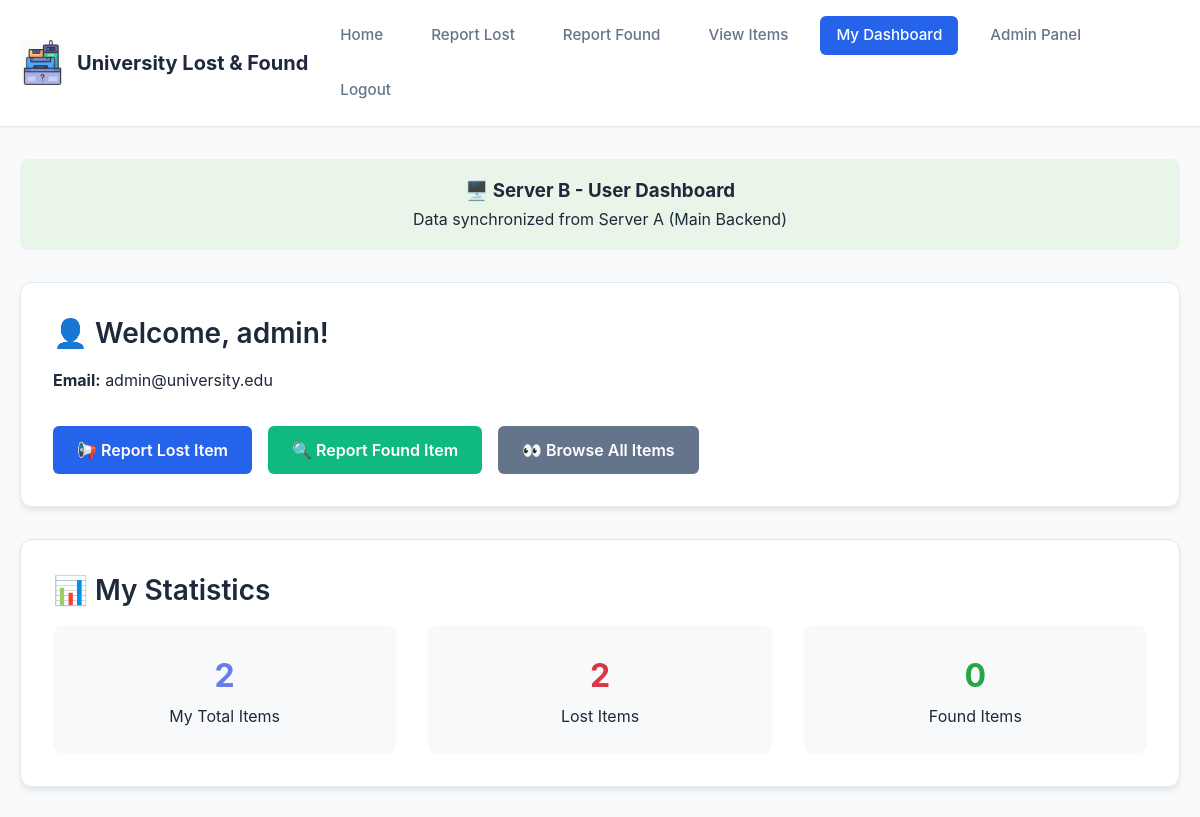
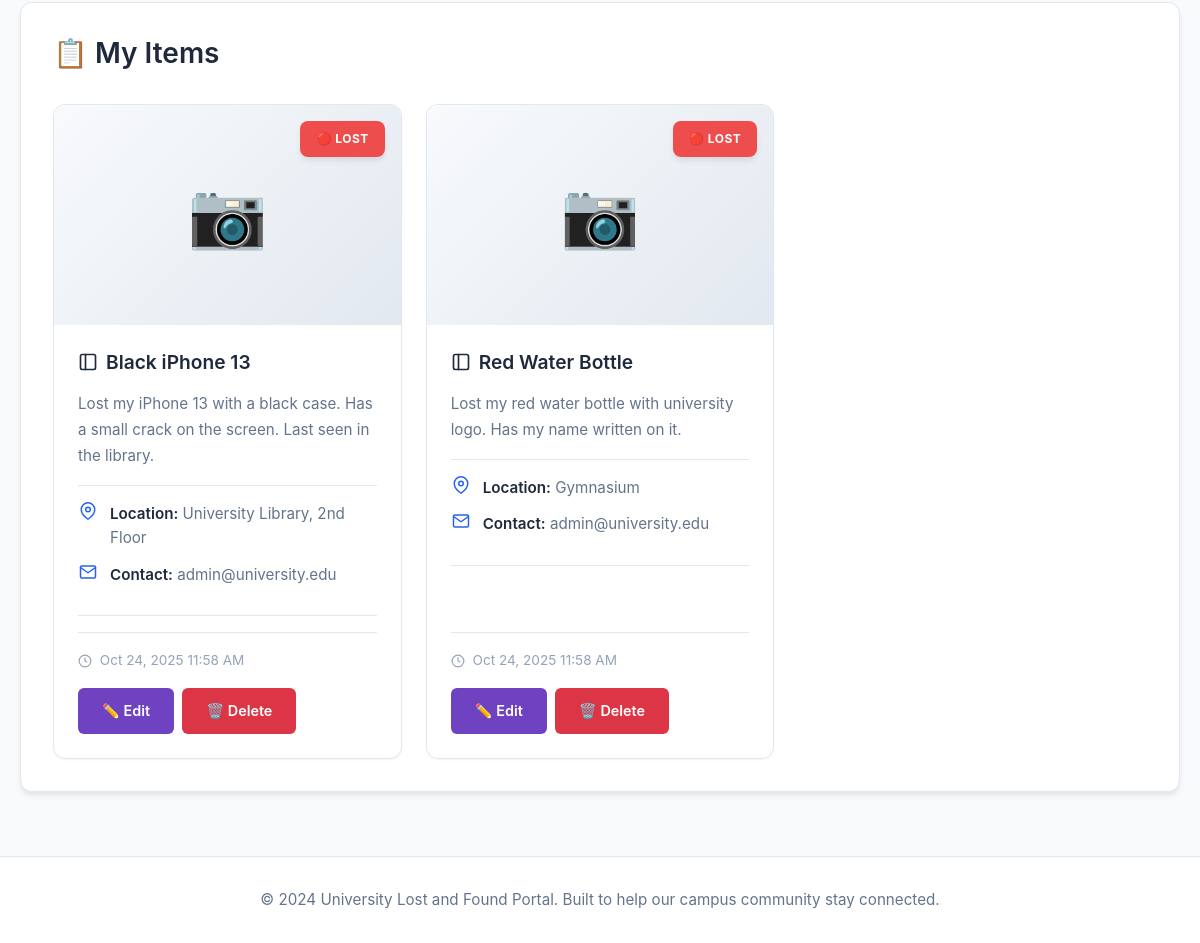
Screenshot of /ServerB/user_dashboard.php (signed in) with the database file from the repository (2 pictures, top to bottom).
### tables this page shows
CREATE TABLE IF NOT EXISTS items (
    id INT AUTO_INCREMENT PRIMARY KEY,
    user_id INT DEFAULT NULL,
    title VARCHAR(100) NOT NULL,
    description TEXT NOT NULL,
    type ENUM('lost', 'found') NOT NULL,
    location VARCHAR(100) NOT NULL,
    contact VARCHAR(100) NOT NULL,
    image VARCHAR(255) NOT NULL,
    created_at TIMESTAMP DEFAULT CURRENT_TIMESTAMP,
    FOREIGN KEY (user_id) REFERENCES users(id) ON DELETE CASCADE
);

### ServerB/config.php (called while the page is built, shortened)
<?php
function isUserLoggedIn() {
    return isset($_SESSION['user_id']) && $_SESSION['user_id'] > 0;
}
function getCurrentUserId() {
    if (isUserLoggedIn()) {
        return $_SESSION['user_id'];
    }
    return null;
}
function getCurrentUsername() {
    if (isset($_SESSION['username'])) {
        return $_SESSION['username'];
    }
    return null;
}
function getCurrentUserEmail() {
    if (isset($_SESSION['user_email'])) {
        return $_SESSION['user_email'];
    }
    return null;
}
function isCurrentUserAdmin() {
    return isUserLoggedIn() && isset($_SESSION['is_admin']) && $_SESSION['is_admin'] == 1;
}
?>

### ServerB/user_dashboard.php (the view, shortened to what this page needs)
<?php
require_once 'config.php';
$userId = getCurrentUserId();
$username = getCurrentUsername();
$userEmail = getCurrentUserEmail();
$userItemsData = makeAPICall('get_user_items', [], 'GET');
$userItems = [];
$stats = ['total' => 0, 'lost_count' => 0, 'found_count' => 0];
if (isset($userItemsData['success']) && $userItemsData['success']) {
    $userItems = $userItemsData['items'];
    $stats = $userItemsData['stats'];
} else {
    $conn = getDBConnection();
    if ($conn) {
        $sql = "SELECT * FROM items WHERE user_id = '$userId' ORDER BY created_at DESC";
        $result = $conn->query($sql);
        if ($result) {
            $userItems = $result->fetch_all(MYSQLI_ASSOC);
        }
        $sql = "SELECT
            COUNT(*) as total,
            SUM(CASE WHEN type = 'lost' THEN 1 ELSE 0 END) as lost_count,
            SUM(CASE WHEN type = 'found' THEN 1 ELSE 0 END) as found_count
            FROM items WHERE user_id = '$userId'";
        $result = $conn->query($sql);
        if ($result) {
            $stats = $result->fetch_assoc();
        }
    }
}
?>
<!DOCTYPE html>
<html lang="en">
<head>
    <link rel="stylesheet" href="style.css">
</head>
<body>
    <header>
        <div class="header-content">
            <div class="logo">
                <img src="./assets/logo.webp" alt="Lost & Found Logo">
                <h1>University Lost & Found</h1>
            </div>
            <nav>
                <ul>
                    <li><a href="index.php">Home</a></li>
                    <li><a href="report_lost.php">Report Lost</a></li>
                    <li><a href="report_found.php">Report Found</a></li>
                    <li><a href="items.php">View Items</a></li>
                    <li><a href="user_dashboard.php" class="active">My Dashboard</a></li>
                    <?php if (isCurrentUserAdmin()): ?>
                        <li><a href="../ServerA/admin_dashboard.php">Admin Panel</a></li>
                    <?php endif; ?>
                    <li><a href="user_dashboard.php?logout=1">Logout</a></li>
                </ul>
            </nav>
        </div>
    </header>
    <main>
        <div class="server-info">
            <h3>🖥️ Server B - User Dashboard</h3>
            <p>Data synchronized from Server A (Main Backend)</p>
        </div>
        <section class="form-container">
            <h2>👤 Welcome, <?php echo htmlspecialchars($username); ?>!</h2>
            <p><strong>Email:</strong> <?php echo htmlspecialchars($userEmail); ?></p>
            <div style="margin-top: 2rem; display: flex; gap: 1rem; flex-wrap: wrap;">
                <a href="report_lost.php" class="btn">📢 Report Lost Item</a>
                <a href="report_found.php" class="btn btn-success">🔍 Report Found Item</a>
                <a href="items.php" class="btn btn-secondary">👀 Browse All Items</a>
            </div>
        </section>
        <section class="form-container">
            <h2>📊 My Statistics</h2>
            <div style="display: grid; grid-template-columns: repeat(auto-fit, minmax(200px, 1fr)); gap: 2rem; text-align: center;">
                <div style="padding: 1.5rem; background: #f8f9fa; border-radius: 10px;">
                    <h3 style="font-size: 2rem; color: #667eea;"><?php echo $stats['total']; ?></h3>
                    <p>My Total Items</p>
                </div>
                <div style="padding: 1.5rem; background: #f8f9fa; border-radius: 10px;">
                    <h3 style="font-size: 2rem; color: #dc3545;"><?php echo $stats['lost_count']; ?></h3>
                    <p>Lost Items</p>
                </div>
                <div style="padding: 1.5rem; background: #f8f9fa; border-radius: 10px;">
                    <h3 style="font-size: 2rem; color: #28a745;"><?php echo $stats['found_count']; ?></h3>
                    <p>Found Items</p>
                </div>
            </div>
        </section>
        <section class="items-container">
            <div class="items-header">
                <h2>📋 My Items</h2>
            </div>
            <?php if (count($userItems) > 0): ?>
                <div class="items-grid">
                    <?php foreach ($userItems as $item): ?>
                        <div class="item-card">
                            <div class="item-card-header">
                                <span class="item-type <?php echo $item['type']; ?>">
                                    <?php echo $item['type'] === 'lost' ? '🔴 Lost' : '🟢 Found'; ?>
                                </span>
                                <?php if ($item['image'] && file_exists('../ServerA/uploads/' . $item['image'])): ?>
                                    <img src="../ServerA/uploads/<?php echo htmlspecialchars($item['image']); ?>"
                                         alt="<?php echo htmlspecialchars($item['title']); ?>"
                                         class="item-image">
                                <?php else: ?>
                                    <div class="no-image-placeholder">
                                        <span>📷</span>
                                    </div>
                                <?php endif; ?>
                            </div>
                            <div class="item-card-body">
                                <h3>
                                    <svg width="20" height="20" viewBox="0 0 24 24" fill="none" stroke="currentColor" stroke-width="2" stroke-linecap="round" stroke-linejoin="round">
                                        <rect x="3" y="3" width="18" height="18" rx="2" ry="2"></rect>
                                        <line x1="9" y1="3" x2="9" y2="21"></line>
                                    </svg>
                                    <?php echo htmlspecialchars($item['title']); ?>
                                </h3>
                                <div class="item-card-section">
                                    <div class="item-description"><?php echo htmlspecialchars($item['description']); ?></div>
                                </div>
                                <div class="item-card-section">
                                    <div class="item-detail">
                                        <svg class="item-detail-icon" width="18" height="18" viewBox="0 0 24 24" fill="none" stroke="currentColor" stroke-width="2" stroke-linecap="round" stroke-linejoin="round">
                                            <path d="M21 10c0 7-9 13-9 13s-9-6-9-13a9 9 0 0 1 18 0z"></path>
                                            <circle cx="12" cy="10" r="3"></circle>
                                        </svg>
                                        <div class="item-detail-content">
                                            <strong>Location:</strong> <?php echo htmlspecialchars($item['location']); ?>
                                        </div>
                                    </div>
                                    <div class="item-detail">
                                        <svg class="item-detail-icon" width="18" height="18" viewBox="0 0 24 24" fill="none" stroke="currentColor" stroke-width="2" stroke-linecap="round" stroke-linejoin="round">
                                            <path d="M4 4h16c1.1 0 2 .9 2 2v12c0 1.1-.9 2-2 2H4c-1.1 0-2-.9-2-2V6c0-1.1.9-2 2-2z"></path>
                                            <polyline points="22,6 12,13 2,6"></polyline>
                                        </svg>
                                        <div class="item-detail-content">
                                            <strong>Contact:</strong> <?php echo htmlspecialchars($item['contact']); ?>
                                        </div>
                                    </div>
                                </div>
                                <div class="item-meta">
                                    <p>
                                        <svg width="14" height="14" viewBox="0 0 24 24" fill="none" stroke="currentColor" stroke-width="2" style="vertical-align: middle; margin-right: 4px;">
                                            <circle cx="12" cy="12" r="10"></circle>
                                            <polyline points="12 6 12 12 16 14"></polyline>
                                        </svg>
                                        <?php echo date('M j, Y g:i A', strtotime($item['created_at'])); ?>
                                    </p>
                                </div>
                                <div style="margin-top: 1rem; display: flex; gap: 0.5rem; flex-wrap: wrap;">
                                    <a href="edit_item.php?id=<?php echo $item['id']; ?>" class="btn" style="background: #6f42c1; font-size: 0.9rem;">✏️ Edit</a>
                                    <button onclick="deleteItem(<?php echo $item['id']; ?>)" class="btn" style="background: #dc3545; font-size: 0.9rem;">🗑️ Delete</button>
                                </div>
                            </div>
                        </div>
                    <?php endforeach; ?>
                </div>
            <?php endif; ?>
        </section>
    </main>
    <footer>
        <p>&copy; 2024 University Lost and Found Portal. Built to help our campus community stay connected.</p>
    </footer>
</body>
</html>

### ServerB/user_dashboard.php (style rules this page uses)
.server-info { background: #e8f5e8; padding: 1rem; border-radius: 8px; margin-bottom: 2rem; text-align: center; }

### rows the page displays
items: type "🔴 LOST", title "Black iPhone 13", description "Lost my iPhone 13 with a black case. Has a small crack on the screen. Last seen in the library.", location "University Library, 2nd Floor", contact "admin@university.edu", created_at "Oct 24, 2025 11:58 AM"
items: type "🔴 LOST", title "Red Water Bottle", description "Lost my red water bottle with university logo. Has my name written on it.", location "Gymnasium", contact "admin@university.edu", created_at "Oct 24, 2025 11:58 AM"

### other values shown
$username "admin"
$userEmail "admin@university.edu"
$stats['total'] "2"
$stats['lost_count'] "2"
$stats['found_count'] "0"
